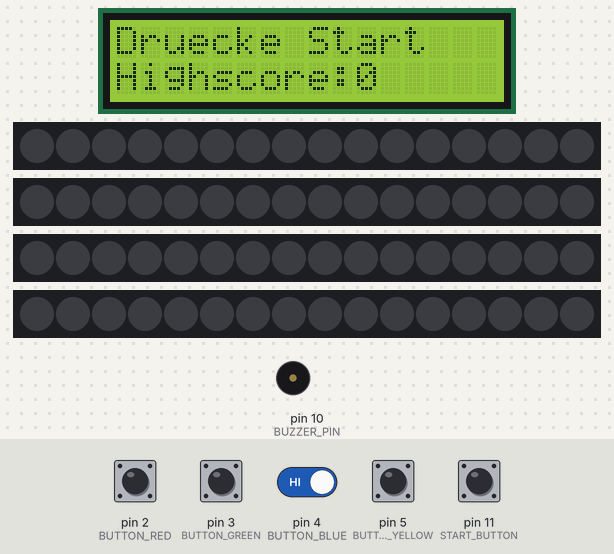
This sketch was run on a simulated Arduino Uno, built with avr-gcc and run on an emulated ATmega328P. Shown: 16×2 character LCD, 4 × 16 RGB LEDs in strip order, left to right, buzzer (waves = sounding). The test bench sets the inputs (shaded band); at power-on: pin 2 (BUTTON_RED), pin 3 (BUTTON_GREEN), pin 4 (BUTTON_BLUE), pin 5 (BUTTON_YELLOW), pin 11 (START_BUTTON) HIGH. Random numbers use the default seed unless the sketch sets one.

Above: at 0.8 s.
0.9 s: pin 11 (START_BUTTON) pulled LOW for 0.15 s
At 3.7 s:
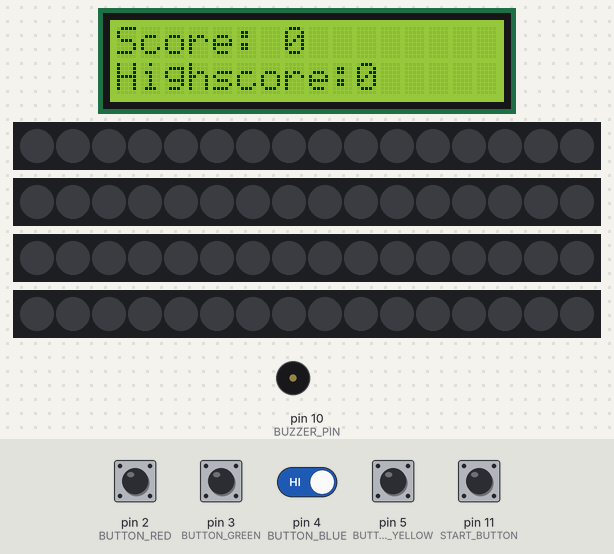
4.0 s: pin 2 (BUTTON_RED) pulled LOW for 0.15 s
At 6.9 s:
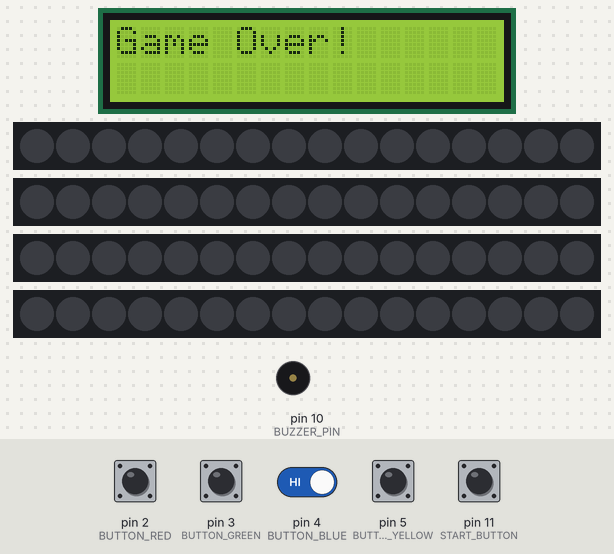
7.1 s: pin 4 (BUTTON_BLUE) driven LOW and pin 11 (START_BUTTON) driven LOW
At 10.08 s:
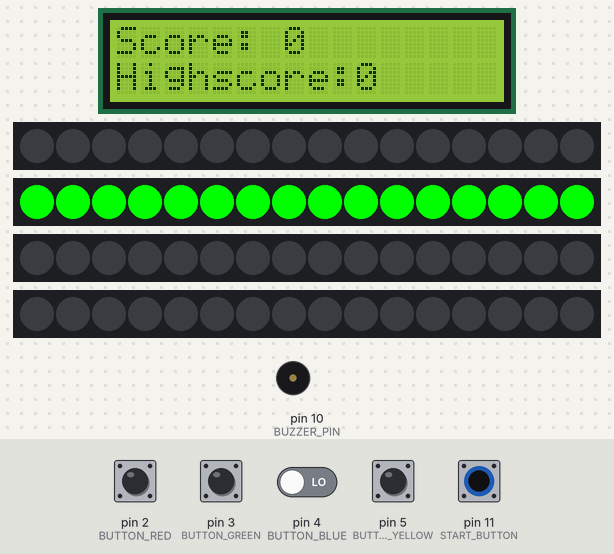
10.1 s: pin 3 (BUTTON_GREEN) pulled LOW for 1 s
At 11.9 s:
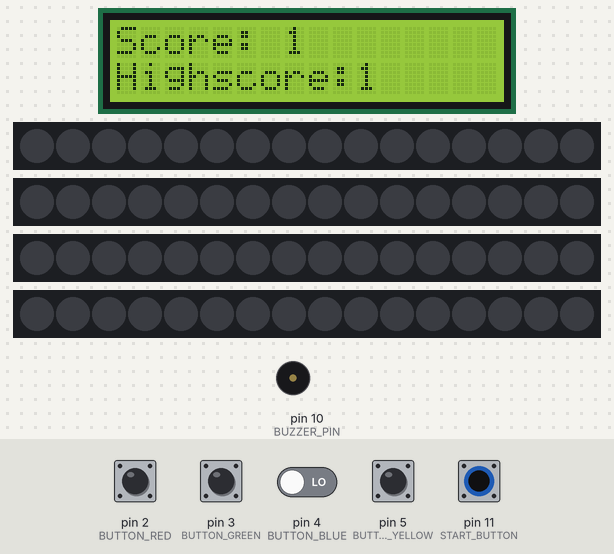
14.3 s: pin 4 (BUTTON_BLUE) driven LOW
Timing chart, 0 to 17.1 s (numbered marks = the images above; inputs shaded):
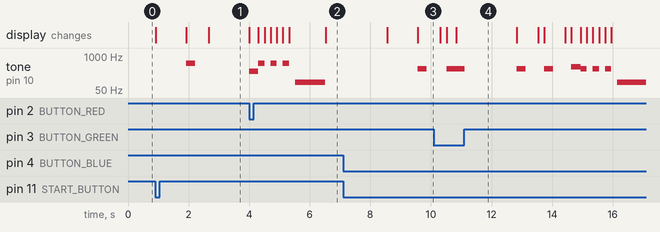

The sketch:

Retro_Game_Senso.ino
```cpp
// 2025 by ArduinoNerds
#include <Adafruit_NeoPixel.h>
#include <Wire.h>
#include <LiquidCrystal_I2C.h>

#define NUM_LEDS 16
#define BUZZER_PIN 10

// Pins für die NeoPixel-Ringe
#define RED_RING 6
#define GREEN_RING 7
#define BLUE_RING 8
#define YELLOW_RING 9

// Taster-Pins
#define BUTTON_RED 2
#define BUTTON_GREEN 3
#define BUTTON_BLUE 4
#define BUTTON_YELLOW 5
#define START_BUTTON 11

// Farben für das Simon-Spiel
const uint32_t COLORS[] = {
  0xFF0000, // Rot
  0x00FF00, // Grün
  0x0000FF, // Blau
  0xFFFF00  // Gelb
};

// Töne für jede Farbe
const int TONES[] = {262, 330, 392, 523};

// Objekte für die NeoPixel-Ringe
Adafruit_NeoPixel redRing(NUM_LEDS, RED_RING, NEO_GRB + NEO_KHZ800);
Adafruit_NeoPixel greenRing(NUM_LEDS, GREEN_RING, NEO_GRB + NEO_KHZ800);
Adafruit_NeoPixel blueRing(NUM_LEDS, BLUE_RING, NEO_GRB + NEO_KHZ800);
Adafruit_NeoPixel yellowRing(NUM_LEDS, YELLOW_RING, NEO_GRB + NEO_KHZ800);

// LCD-Display zur Anzeige von Score und Highscore
LiquidCrystal_I2C lcd(0x27, 16, 2);

// Spielvariablen
int sequence[100]; // Speichert die zufällige Reihenfolge
int playerInput[100]; // Speichert die Eingaben des Spielers
int sequenceLength = 0; // Aktuelle Länge der Sequenz
int inputIndex = 0; // Position der aktuellen Eingabe
int score = 0; // Aktueller Punktestand
int highscore = 0; // Höchster erreichter Score
int delayTime = 800; // Startgeschwindigkeit der Sequenz

void setup() {
  Serial.begin(9600);
  lcd.init();
  lcd.backlight();
  lcd.setCursor(0, 0);
  lcd.print("Druecke Start"); // Aufforderung zum Start
  lcd.setCursor(0, 1);
  lcd.print("Highscore: "); // Highscore-Anzeige
  lcd.setCursor(10, 1);
  lcd.print(highscore);

  // Taster-Pins als Eingänge mit Pullup-Widerstand
  pinMode(BUTTON_RED, INPUT_PULLUP);
  pinMode(BUTTON_GREEN, INPUT_PULLUP);
  pinMode(BUTTON_BLUE, INPUT_PULLUP);
  pinMode(BUTTON_YELLOW, INPUT_PULLUP);
  pinMode(START_BUTTON, INPUT_PULLUP); // Start-Taster
  pinMode(BUZZER_PIN, OUTPUT);

  // Initialisieren der NeoPixel-Ringe
  redRing.begin();
  greenRing.begin();
  blueRing.begin();
  yellowRing.begin();

  // Auf Start-Taster warten
  waitForStart();
}

// Funktion wartet auf das Drücken des Start-Tasters
void waitForStart() {
  while (digitalRead(START_BUTTON) == HIGH);
  startNewGame();
}

// Funktion zum Starten eines neuen Spiels
void startNewGame() {
  sequenceLength = 0;
  score = 0;
  delayTime = 800; // Geschwindigkeit zurücksetzen
  lcd.setCursor(0, 0);
  lcd.print("Score: 0        "); // Score zurücksetzen
  addToSequence();
  playSequence();
}

// Fügt eine neue zufällige Farbe zur Sequenz hinzu
void addToSequence() {
  sequence[sequenceLength] = random(0, 4);
  sequenceLength++;
  if (delayTime > 300) delayTime -= 50; // Erhöht die Geschwindigkeit mit jedem Level
}

// Gibt die gespeicherte Sequenz aus
void playSequence() {
  delay(1000);
  for (int i = 0; i < sequenceLength; i++) {
    lightUp(sequence[i]);
    delay(delayTime);
    turnOffAll();
    delay(200);
  }
  inputIndex = 0;
}

void loop() {
  // Überprüfung der Taster-Eingaben
  if (digitalRead(BUTTON_RED) == LOW) checkInput(0);
  if (digitalRead(BUTTON_GREEN) == LOW) checkInput(1);
  if (digitalRead(BUTTON_BLUE) == LOW) checkInput(2);
  if (digitalRead(BUTTON_YELLOW) == LOW) checkInput(3);
}

// Überprüft die Eingabe des Spielers
void checkInput(int color) {
  lightUp(color);
  delay(300);
  turnOffAll();

  if (sequence[inputIndex] == color) {
    tone(BUZZER_PIN, TONES[color], 300);
    playerInput[inputIndex] = color;
    inputIndex++;

    if (inputIndex == sequenceLength) {
      score++;
      if (score > highscore) {
        highscore = score;
        lcd.setCursor(10, 1);
        lcd.print(highscore); // Highscore aktualisieren
      }
      lcd.setCursor(0, 0);
      lcd.print("Score: ");
      lcd.setCursor(7, 0);
      lcd.print(score);
      delay(1000);
      addToSequence();
      playSequence();
    }
  } else {
    wrongInput(sequence[inputIndex]);
    waitForStart();
  }
}

// Lässt den entsprechenden NeoPixel-Ring aufleuchten
void lightUp(int color) {
  switch (color) {
    case 0: redRing.fill(COLORS[color], 0, NUM_LEDS); redRing.show(); break;
    case 1: greenRing.fill(COLORS[color], 0, NUM_LEDS); greenRing.show(); break;
    case 2: blueRing.fill(COLORS[color], 0, NUM_LEDS); blueRing.show(); break;
    case 3: yellowRing.fill(COLORS[color], 0, NUM_LEDS); yellowRing.show(); break;
  }
  tone(BUZZER_PIN, TONES[color], 300);
}

// Schaltet alle LEDs aus
void turnOffAll() {
  redRing.clear();
  greenRing.clear();
  blueRing.clear();
  yellowRing.clear();
  redRing.show();
  greenRing.show();
  blueRing.show();
  yellowRing.show();
  noTone(BUZZER_PIN);
}

// Blinkt die richtige LED als Fehlermeldung
void wrongInput(int correctColor) {
  for (int i = 0; i < 3; i++) {
    lightUp(correctColor);
    delay(200);
    turnOffAll();
    delay(200);
  }
  tone(BUZZER_PIN, 100, 1000);
  delay(1000);
  lcd.clear();
  lcd.setCursor(0, 0);
  lcd.print("Game Over!");
  delay(2000);
  lcd.clear();
  lcd.setCursor(0, 1);
  lcd.print("Highscore: ");
  lcd.setCursor(10, 1);
  lcd.print(highscore);
}
```

Measured:
- after the input at 0.9 s, tone on pin 10 (BUZZER_PIN): silent → 523 Hz after 1.0 s, → silent 0.30 s later; the display: changes at once (image 1)
- after the input at 4.0 s, tone on pin 10 (BUZZER_PIN): plays 262 Hz for 0.30 s, 523 Hz for 0.20 s, 523 Hz for 0.20 s, 523 Hz for 0.20 s, 100 Hz for 1.0 s, starting at once
- after the input at 7.1 s, tone on pin 10 (BUZZER_PIN): silent → 330 Hz after 2.5 s, → silent 0.30 s later
